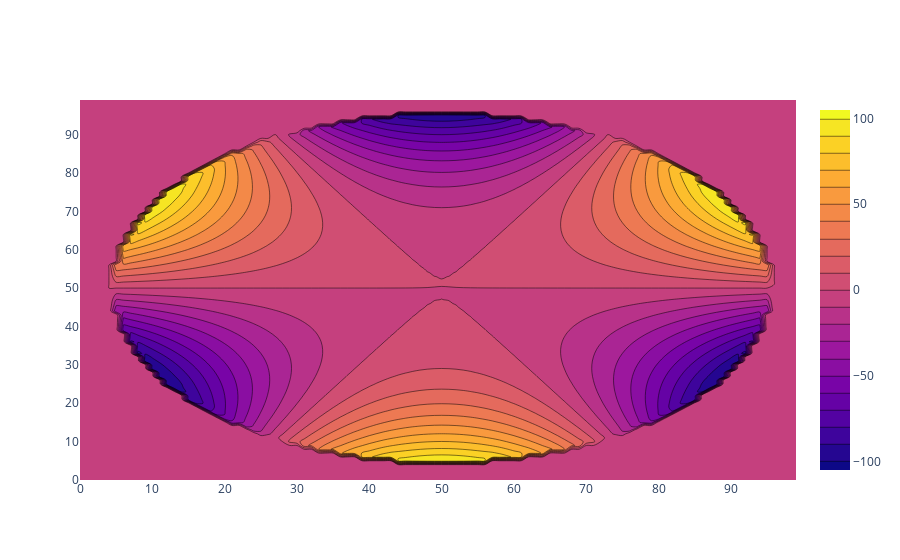

The code cell stored with this chart in its notebook:
### Code cell
import plotly.graph_objects as go

fig = go.Figure(data =
    go.Contour(
        z=r2space,
        contours=dict(
            start=-100,
            end=100,
            size=10,
        ),
    ))
fig.show()

### Figure 1 — Plotly figure (JSON) as saved in the notebook; plotly's stock layout.template omitted (floating-point values rounded to 4 significant figures; data arrays with more than 128 entries replaced by an {"elided": "..."} marker saying what was removed)
{"data": [{"contours": {"end": 100, "size": 10, "start": -100}, "type": "contour", "z": {"elided": "100x100 float values"}}], "layout": {}}
